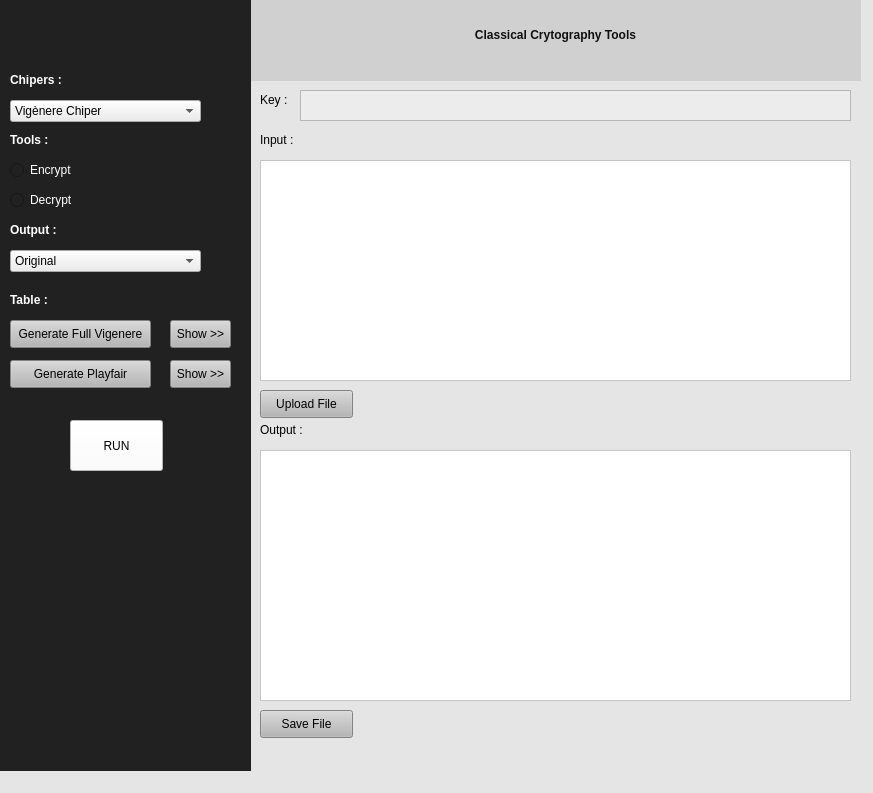
<?xml version="1.0" encoding="UTF-8"?>
<ui version="4.0">
 <class>MainWindow</class>
 <widget class="QMainWindow" name="MainWindow">
  <property name="geometry">
   <rect>
    <x>0</x>
    <y>0</y>
    <width>873</width>
    <height>793</height>
   </rect>
  </property>
  <property name="windowTitle">
   <string>MainWindow</string>
  </property>
  <property name="styleSheet">
   <string notr="true">background-color: rgb(226, 228, 255);
background-color: rgb(229, 229, 229);</string>
  </property>
  <widget class="QWidget" name="centralwidget">
   <widget class="QPlainTextEdit" name="inputText">
    <property name="geometry">
     <rect>
      <x>260</x>
      <y>160</y>
      <width>591</width>
      <height>221</height>
     </rect>
    </property>
    <property name="styleSheet">
     <string notr="true">background-color: rgb(255, 255, 255);
font: 8pt &quot;Courier New&quot;;</string>
    </property>
   </widget>
   <widget class="QPlainTextEdit" name="outputText">
    <property name="geometry">
     <rect>
      <x>260</x>
      <y>450</y>
      <width>591</width>
      <height>251</height>
     </rect>
    </property>
    <property name="styleSheet">
     <string notr="true">background-color: rgb(255, 255, 255);
font: 8pt &quot;Courier New&quot;;</string>
    </property>
   </widget>
   <widget class="QPushButton" name="uploadButton">
    <property name="geometry">
     <rect>
      <x>260</x>
      <y>390</y>
      <width>93</width>
      <height>28</height>
     </rect>
    </property>
    <property name="styleSheet">
     <string notr="true">background-color: rgb(182, 182, 182);</string>
    </property>
    <property name="text">
     <string>Upload File</string>
    </property>
   </widget>
   <widget class="QWidget" name="widget" native="true">
    <property name="geometry">
     <rect>
      <x>-20</x>
      <y>0</y>
      <width>271</width>
      <height>801</height>
     </rect>
    </property>
    <property name="styleSheet">
     <string notr="true">background-color: rgb(33, 33, 33);

</string>
    </property>
    <widget class="QComboBox" name="chiperBox">
     <property name="geometry">
      <rect>
       <x>30</x>
       <y>100</y>
       <width>191</width>
       <height>22</height>
      </rect>
     </property>
     <property name="styleSheet">
      <string notr="true">background-color: rgb(236, 236, 236);</string>
     </property>
     <item>
      <property name="text">
       <string>Vigènere Chiper</string>
      </property>
     </item>
     <item>
      <property name="text">
       <string>Full Vigènere Chiper</string>
      </property>
     </item>
     <item>
      <property name="text">
       <string>Auto-Key Vigènere cipher</string>
      </property>
     </item>
     <item>
      <property name="text">
       <string>Running-Key Vigènere cipher</string>
      </property>
     </item>
     <item>
      <property name="text">
       <string>Extended Vigènere Cipher</string>
      </property>
     </item>
     <item>
      <property name="text">
       <string>Playfair Cipher</string>
      </property>
     </item>
     <item>
      <property name="text">
       <string>Super Enkripsi</string>
      </property>
     </item>
    </widget>
    <widget class="QLabel" name="label">
     <property name="geometry">
      <rect>
       <x>30</x>
       <y>70</y>
       <width>101</width>
       <height>21</height>
      </rect>
     </property>
     <property name="autoFillBackground">
      <bool>false</bool>
     </property>
     <property name="styleSheet">
      <string notr="true">font: 75 8pt &quot;MS Shell Dlg 2&quot;;
alternate-background-color: rgb(255, 255, 255);</string>
     </property>
     <property name="text">
      <string>&lt;html&gt;&lt;head/&gt;&lt;body&gt;&lt;p&gt;&lt;span style=&quot; font-size:9pt; font-weight:600; color:#ffffff;&quot;&gt;Chipers : &lt;/span&gt;&lt;/p&gt;&lt;/body&gt;&lt;/html&gt;</string>
     </property>
     <property name="textFormat">
      <enum>Qt::RichText</enum>
     </property>
    </widget>
    <widget class="QLabel" name="label_2">
     <property name="geometry">
      <rect>
       <x>30</x>
       <y>130</y>
       <width>101</width>
       <height>21</height>
      </rect>
     </property>
     <property name="autoFillBackground">
      <bool>false</bool>
     </property>
     <property name="styleSheet">
      <string notr="true">font: 75 8pt &quot;MS Shell Dlg 2&quot;;
alternate-background-color: rgb(255, 255, 255);</string>
     </property>
     <property name="text">
      <string>&lt;html&gt;&lt;head/&gt;&lt;body&gt;&lt;p&gt;&lt;span style=&quot; font-size:9pt; font-weight:600; color:#ffffff;&quot;&gt;Tools :&lt;/span&gt;&lt;/p&gt;&lt;/body&gt;&lt;/html&gt;</string>
     </property>
     <property name="textFormat">
      <enum>Qt::RichText</enum>
     </property>
    </widget>
    <widget class="QRadioButton" name="enRadio">
     <property name="geometry">
      <rect>
       <x>30</x>
       <y>160</y>
       <width>95</width>
       <height>20</height>
      </rect>
     </property>
     <property name="text">
      <string/>
     </property>
    </widget>
    <widget class="QRadioButton" name="decRadio">
     <property name="geometry">
      <rect>
       <x>30</x>
       <y>190</y>
       <width>95</width>
       <height>20</height>
      </rect>
     </property>
     <property name="text">
      <string/>
     </property>
    </widget>
    <widget class="QLabel" name="label_3">
     <property name="geometry">
      <rect>
       <x>30</x>
       <y>220</y>
       <width>101</width>
       <height>21</height>
      </rect>
     </property>
     <property name="autoFillBackground">
      <bool>false</bool>
     </property>
     <property name="styleSheet">
      <string notr="true">font: 75 8pt &quot;MS Shell Dlg 2&quot;;
alternate-background-color: rgb(255, 255, 255);</string>
     </property>
     <property name="text">
      <string>&lt;html&gt;&lt;head/&gt;&lt;body&gt;&lt;p&gt;&lt;span style=&quot; font-size:9pt; font-weight:600; color:#ffffff;&quot;&gt;Output :&lt;/span&gt;&lt;/p&gt;&lt;/body&gt;&lt;/html&gt;</string>
     </property>
     <property name="textFormat">
      <enum>Qt::RichText</enum>
     </property>
    </widget>
    <widget class="QComboBox" name="outputBox">
     <property name="geometry">
      <rect>
       <x>30</x>
       <y>250</y>
       <width>191</width>
       <height>22</height>
      </rect>
     </property>
     <property name="styleSheet">
      <string notr="true">background-color: rgb(236, 236, 236);</string>
     </property>
     <item>
      <property name="text">
       <string>Original</string>
      </property>
     </item>
     <item>
      <property name="text">
       <string>Without Space</string>
      </property>
     </item>
     <item>
      <property name="text">
       <string>5 Letter Words</string>
      </property>
     </item>
    </widget>
    <widget class="QPushButton" name="runButton">
     <property name="geometry">
      <rect>
       <x>90</x>
       <y>420</y>
       <width>93</width>
       <height>51</height>
      </rect>
     </property>
     <property name="styleSheet">
      <string notr="true">background-color: rgb(255, 255, 255);</string>
     </property>
     <property name="text">
      <string>RUN</string>
     </property>
    </widget>
    <widget class="QLabel" name="label_8">
     <property name="geometry">
      <rect>
       <x>50</x>
       <y>160</y>
       <width>101</width>
       <height>21</height>
      </rect>
     </property>
     <property name="autoFillBackground">
      <bool>false</bool>
     </property>
     <property name="styleSheet">
      <string notr="true">font: 75 8pt &quot;MS Shell Dlg 2&quot;;
alternate-background-color: rgb(255, 255, 255);</string>
     </property>
     <property name="text">
      <string>&lt;html&gt;&lt;head/&gt;&lt;body&gt;&lt;p&gt;&lt;span style=&quot; font-weight:400; color:#ffffff;&quot;&gt;Encrypt&lt;/span&gt;&lt;/p&gt;&lt;/body&gt;&lt;/html&gt;</string>
     </property>
     <property name="textFormat">
      <enum>Qt::RichText</enum>
     </property>
    </widget>
    <widget class="QLabel" name="label_9">
     <property name="geometry">
      <rect>
       <x>50</x>
       <y>190</y>
       <width>101</width>
       <height>21</height>
      </rect>
     </property>
     <property name="autoFillBackground">
      <bool>false</bool>
     </property>
     <property name="styleSheet">
      <string notr="true">font: 75 8pt &quot;MS Shell Dlg 2&quot;;
alternate-background-color: rgb(255, 255, 255);</string>
     </property>
     <property name="text">
      <string>&lt;html&gt;&lt;head/&gt;&lt;body&gt;&lt;p&gt;&lt;span style=&quot; color:#ffffff;&quot;&gt;Decrypt&lt;/span&gt;&lt;/p&gt;&lt;/body&gt;&lt;/html&gt;</string>
     </property>
     <property name="textFormat">
      <enum>Qt::RichText</enum>
     </property>
    </widget>
    <widget class="QPushButton" name="genFullVigenere">
     <property name="geometry">
      <rect>
       <x>30</x>
       <y>320</y>
       <width>141</width>
       <height>28</height>
      </rect>
     </property>
     <property name="styleSheet">
      <string notr="true">background-color: rgb(182, 182, 182);</string>
     </property>
     <property name="text">
      <string>Generate Full Vigenere</string>
     </property>
    </widget>
    <widget class="QPushButton" name="genPlayfair">
     <property name="geometry">
      <rect>
       <x>30</x>
       <y>360</y>
       <width>141</width>
       <height>28</height>
      </rect>
     </property>
     <property name="styleSheet">
      <string notr="true">background-color: rgb(182, 182, 182);</string>
     </property>
     <property name="text">
      <string>Generate Playfair</string>
     </property>
    </widget>
    <widget class="QPushButton" name="showFullVigenere">
     <property name="geometry">
      <rect>
       <x>190</x>
       <y>320</y>
       <width>61</width>
       <height>28</height>
      </rect>
     </property>
     <property name="styleSheet">
      <string notr="true">background-color: rgb(182, 182, 182);</string>
     </property>
     <property name="text">
      <string>Show &gt;&gt;</string>
     </property>
    </widget>
    <widget class="QPushButton" name="showPlayfair">
     <property name="geometry">
      <rect>
       <x>190</x>
       <y>360</y>
       <width>61</width>
       <height>28</height>
      </rect>
     </property>
     <property name="styleSheet">
      <string notr="true">background-color: rgb(182, 182, 182);</string>
     </property>
     <property name="text">
      <string>Show &gt;&gt;</string>
     </property>
    </widget>
    <widget class="QLabel" name="label_10">
     <property name="geometry">
      <rect>
       <x>30</x>
       <y>290</y>
       <width>101</width>
       <height>21</height>
      </rect>
     </property>
     <property name="autoFillBackground">
      <bool>false</bool>
     </property>
     <property name="styleSheet">
      <string notr="true">font: 75 8pt &quot;MS Shell Dlg 2&quot;;
alternate-background-color: rgb(255, 255, 255);</string>
     </property>
     <property name="text">
      <string>&lt;html&gt;&lt;head/&gt;&lt;body&gt;&lt;p&gt;&lt;span style=&quot; font-size:9pt; font-weight:600; color:#ffffff;&quot;&gt;Table :&lt;/span&gt;&lt;/p&gt;&lt;/body&gt;&lt;/html&gt;</string>
     </property>
     <property name="textFormat">
      <enum>Qt::RichText</enum>
     </property>
    </widget>
   </widget>
   <widget class="QPushButton" name="saveButton">
    <property name="geometry">
     <rect>
      <x>260</x>
      <y>710</y>
      <width>93</width>
      <height>28</height>
     </rect>
    </property>
    <property name="styleSheet">
     <string notr="true">background-color: rgb(182, 182, 182);</string>
    </property>
    <property name="text">
     <string>Save File</string>
    </property>
   </widget>
   <widget class="QLabel" name="label_4">
    <property name="geometry">
     <rect>
      <x>260</x>
      <y>90</y>
      <width>31</width>
      <height>21</height>
     </rect>
    </property>
    <property name="autoFillBackground">
     <bool>false</bool>
    </property>
    <property name="styleSheet">
     <string notr="true">font: 75 8pt &quot;MS Shell Dlg 2&quot;;
alternate-background-color: rgb(255, 255, 255);</string>
    </property>
    <property name="text">
     <string>&lt;html&gt;&lt;head/&gt;&lt;body&gt;&lt;p&gt;Key :&lt;/p&gt;&lt;/body&gt;&lt;/html&gt;</string>
    </property>
    <property name="textFormat">
     <enum>Qt::RichText</enum>
    </property>
   </widget>
   <widget class="QTextEdit" name="keyText">
    <property name="geometry">
     <rect>
      <x>300</x>
      <y>90</y>
      <width>551</width>
      <height>31</height>
     </rect>
    </property>
    <property name="styleSheet">
     <string notr="true">background-color: rgb(236, 236, 236);</string>
    </property>
   </widget>
   <widget class="QLabel" name="label_5">
    <property name="geometry">
     <rect>
      <x>260</x>
      <y>130</y>
      <width>111</width>
      <height>21</height>
     </rect>
    </property>
    <property name="autoFillBackground">
     <bool>false</bool>
    </property>
    <property name="styleSheet">
     <string notr="true">font: 75 8pt &quot;MS Shell Dlg 2&quot;;
alternate-background-color: rgb(255, 255, 255);</string>
    </property>
    <property name="text">
     <string>&lt;html&gt;&lt;head/&gt;&lt;body&gt;&lt;p&gt;Input :&lt;/p&gt;&lt;/body&gt;&lt;/html&gt;</string>
    </property>
    <property name="textFormat">
     <enum>Qt::RichText</enum>
    </property>
   </widget>
   <widget class="QLabel" name="label_6">
    <property name="geometry">
     <rect>
      <x>260</x>
      <y>420</y>
      <width>111</width>
      <height>21</height>
     </rect>
    </property>
    <property name="autoFillBackground">
     <bool>false</bool>
    </property>
    <property name="styleSheet">
     <string notr="true">font: 75 8pt &quot;MS Shell Dlg 2&quot;;
alternate-background-color: rgb(255, 255, 255);</string>
    </property>
    <property name="text">
     <string>&lt;html&gt;&lt;head/&gt;&lt;body&gt;&lt;p&gt;&lt;span style=&quot; color:#0000;&quot;&gt;Output : &lt;/span&gt;&lt;/p&gt;&lt;/body&gt;&lt;/html&gt;</string>
    </property>
    <property name="textFormat">
     <enum>Qt::RichText</enum>
    </property>
   </widget>
   <widget class="QLabel" name="label_7">
    <property name="geometry">
     <rect>
      <x>250</x>
      <y>-10</y>
      <width>611</width>
      <height>91</height>
     </rect>
    </property>
    <property name="autoFillBackground">
     <bool>false</bool>
    </property>
    <property name="styleSheet">
     <string notr="true">font: 24pt &quot;Impact&quot;;
border-color: rgb(54, 54, 54);
background-color: rgb(208, 208, 208);
</string>
    </property>
    <property name="text">
     <string>&lt;html&gt;&lt;head/&gt;&lt;body&gt;&lt;p align=&quot;center&quot;&gt;&lt;span style=&quot; font-weight:600; color:#101010;&quot;&gt;Classical Crytography Tools&lt;/span&gt;&lt;/p&gt;&lt;/body&gt;&lt;/html&gt;</string>
    </property>
    <property name="textFormat">
     <enum>Qt::RichText</enum>
    </property>
   </widget>
   <zorder>inputText</zorder>
   <zorder>outputText</zorder>
   <zorder>uploadButton</zorder>
   <zorder>saveButton</zorder>
   <zorder>label_4</zorder>
   <zorder>keyText</zorder>
   <zorder>label_5</zorder>
   <zorder>label_6</zorder>
   <zorder>label_7</zorder>
   <zorder>widget</zorder>
  </widget>
  <widget class="QMenuBar" name="menubar">
   <property name="geometry">
    <rect>
     <x>0</x>
     <y>0</y>
     <width>873</width>
     <height>26</height>
    </rect>
   </property>
  </widget>
  <widget class="QStatusBar" name="statusbar"/>
 </widget>
 <resources>
  <include location="C:/Users/ASUS/Downloads/refresh.png"/>
 </resources>
 <connections/>
</ui>
